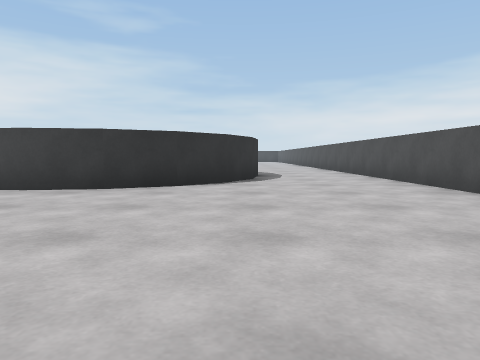
View 1 (above)

20 first-person views from a walk through a 3-D level made in the Unity game engine. The camera is 0.55 m above the floor, tilts 4° down and sees 70° across. The floor is counted in squares, 1 m on a side. Each view is taken from the middle of a square. On the plan, view 1 faces up. The plan holds only what a view shows up to about 9 squares ahead; the rest is blank. The place goes on beyond the plan.

View 2
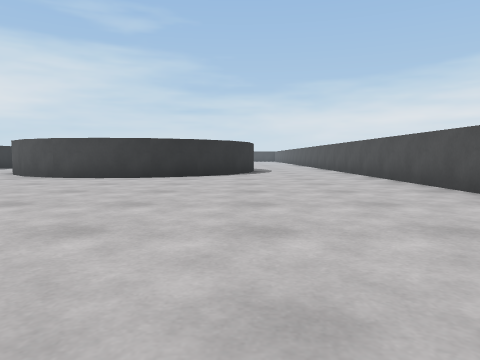

View 3
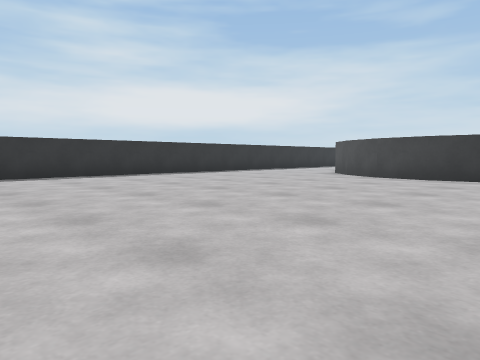

View 4
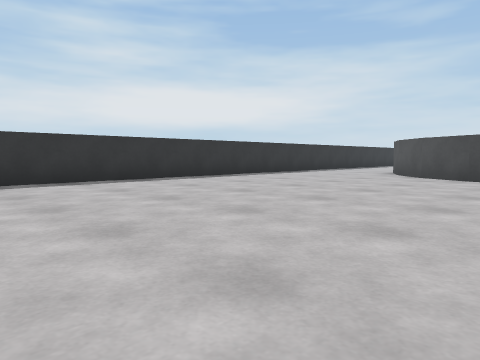

View 5
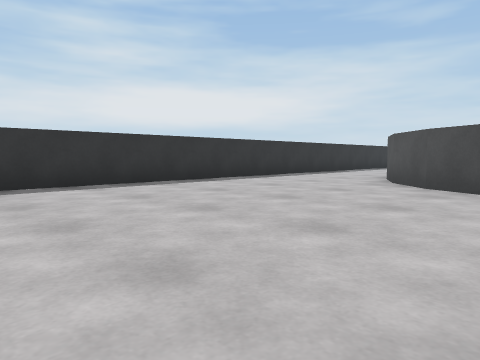

View 6
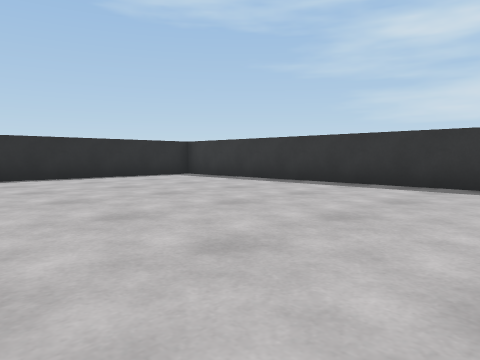

View 7
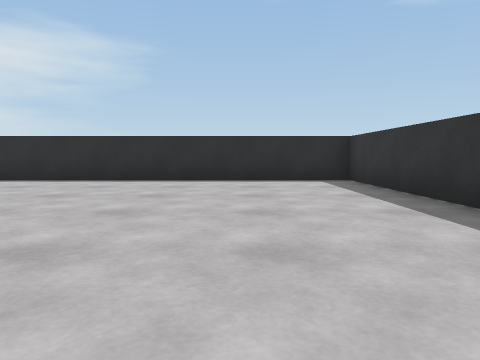

View 8
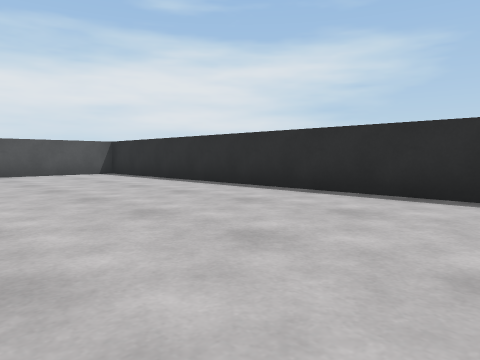

View 9
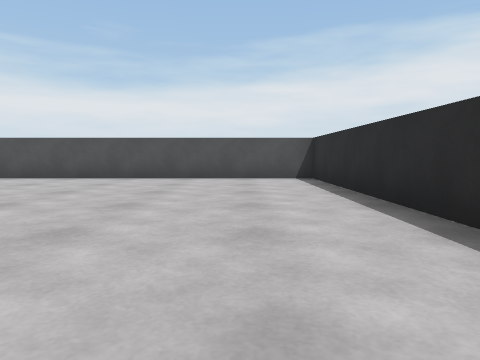

View 10
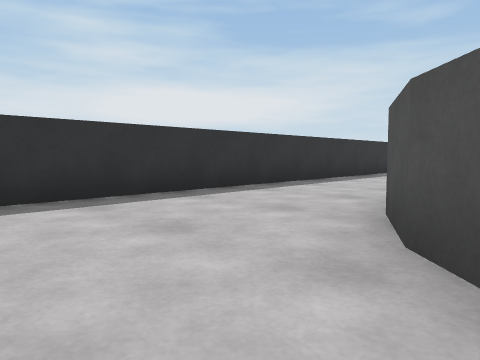

View 11
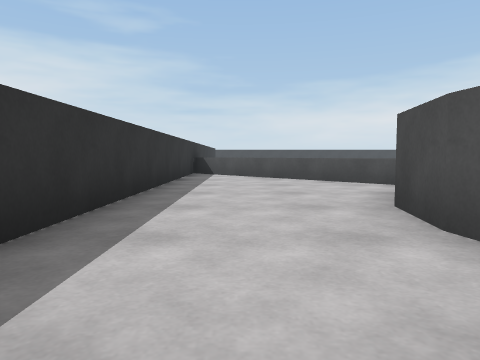

View 12
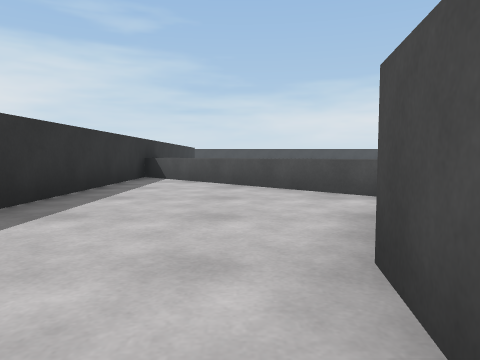

View 13
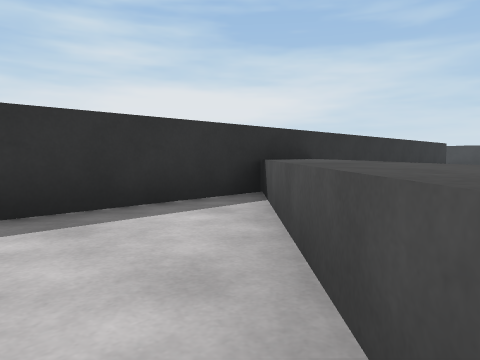

View 14
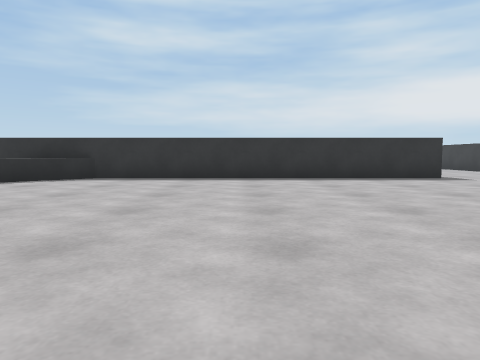

View 15
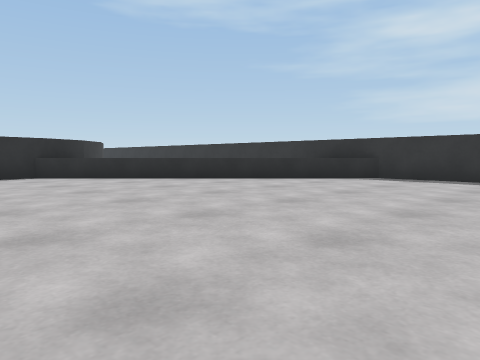

View 16
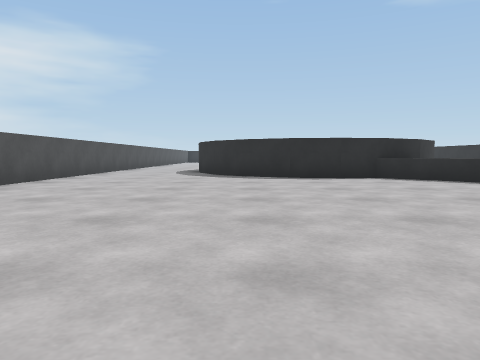

View 17
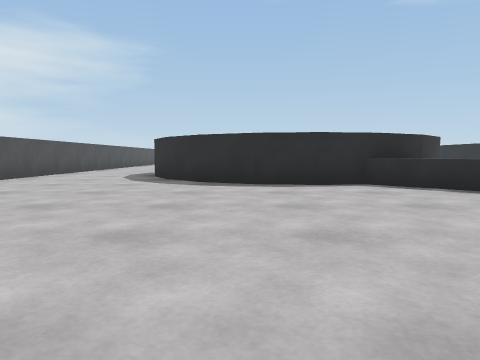

View 18
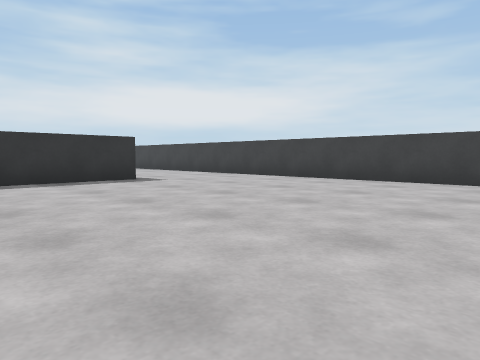

View 19
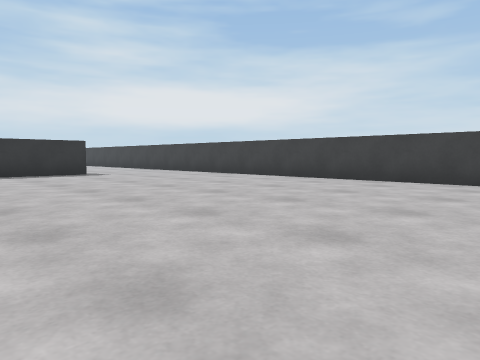

View 20
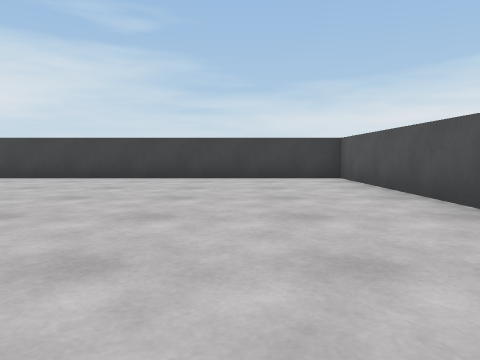

### Floor plan
Points are (right, up) in squares from view 1. A wall is a line through its corners. A room is listed if a view was taken in it or the views show most of it. See-through windows are left out.
Room 1 (views 1, 2, 3, 4, 5, 6, 7, 8, 9, 10, 11)
walls: (3.5, 1.9) (3.5, 6.6); (0.3, 8.3) (-0.3, 7.2) (-1.1, 6.3) (-2.3, 5.7) (-3.5, 5.5) (-4.7, 5.7) (-5.9, 6.3) (-6.7, 7.1) (-7.4, 8.4); (-10.5, 7.4) (-10.5, -7.8) (3.5, -7.8) (3.5, 0)
ways out: opening at (-9, 7) to room 2; opening at (2, 6.3) to room 2
Room 2 (views 12, 13, 14, 15, 16, 17, 18, 19, 20)
walls: (3.5, 26.5) (3.5, 31.5) (-8.4, 31.5); (-6.8, 11.8) (-5.9, 12.7) (-4.7, 13.3) (-3.5, 13.5) (-2.3, 13.3) (-1.2, 12.7) (-0.3, 11.9) (0.2, 10.9); (-10.5, 28.1) (-10.5, 7.4); (-7.4, 9.1) (-7.5, 9.5) (-7.3, 10.8); (3.5, 10.9) (3.5, 15.6); (0.4, 9.1) (0.3, 8.3); (3.5, 6.6) (3.5, 9)
low walls: (-10.5, 19.4) (-4.4, 13.3); (-6, 13.5) (-10.5, 18)
ways out: opening at (-9, 7) to room 1; opening at (2, 6.3) to room 1; opening at (-11.7, 30)

Where each view was taken, in squares from view 1:
view 1: 0 up, 0 right, facing up
view 2: 3 down, 0 right, facing up
view 3: 3 down, 1 left, facing up-left
view 4: 3 down, 3 left, facing up-left
view 5: 0 up, 4 left, facing up-left
view 6: 1 up, 4 left, facing down-left
view 7: 0 up, 8 left, facing down
view 8: 3 down, 7 left, facing down-right
view 9: 6 down, 5 left, facing right
view 10: 5 up, 6 left, facing up-left
view 11: 7 up, 9 left, facing up
view 12: 9 up, 8 left, facing up
view 13: 14 up, 7 left, facing up-left
view 14: 23 up, 2 left, facing left
view 15: 23 up, 2 left, facing down-left
view 16: 22 up, 1 left, facing down
view 17: 20 up, 2 left, facing down
view 18: 24 up, 3 left, facing up-left
view 19: 24 up, 0 right, facing up-left
view 20: 23 up, 1 right, facing up
